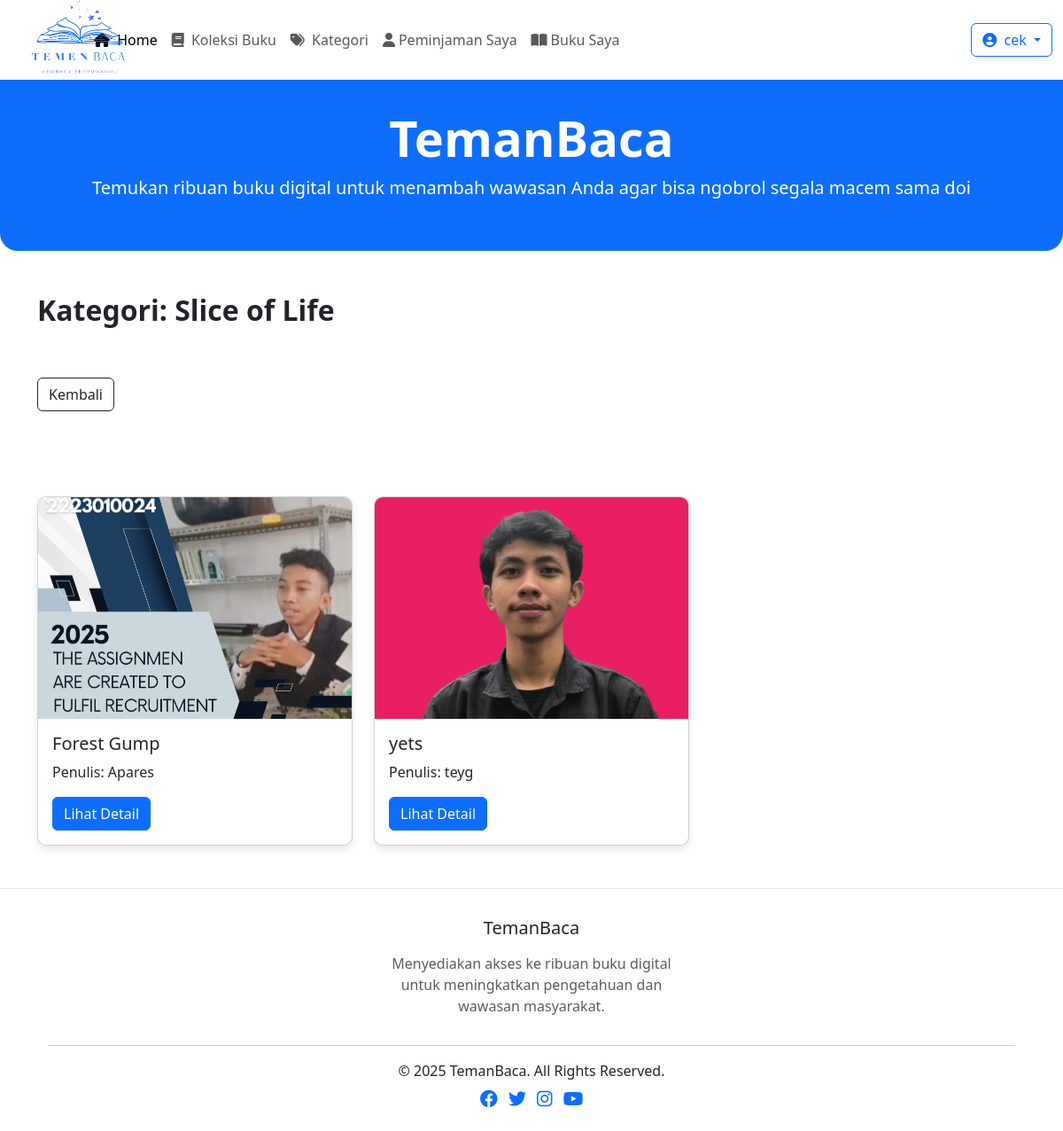
Page /?page=kategoribyid&id=15 (signed in) on the committed database.
### tables this page shows
CREATE TABLE `kategori` (
  `kategoriId` int(11) NOT NULL,
  `nama_kategori` varchar(25) NOT NULL
);

CREATE TABLE `buku` (
  `bukuId` int(11) NOT NULL,
  `judul_buku` varchar(25) NOT NULL,
  `penulis` varchar(25) NOT NULL,
  `penerbit` varchar(25) NOT NULL,
  `gambar_buku` varchar(100) NOT NULL,
  `kategori_id` int(11) NOT NULL,
  `ebook` int(11) NOT NULL,
  `tahun_terbit` date NOT NULL
);

### modul/fungsi/Home.php (called while the page is built, shortened)
<?php
class Home{
    private $conn;
    public function __construct($db){
        $this->conn = $db;
    }
    public function getKategoriById($id) {
        $query = "SELECT nama_kategori FROM kategori WHERE kategoriId = :id";
        $stmt = $this->conn->prepare($query);
        $stmt->bindParam(":id", $id);
        $stmt->execute();
        $result = $stmt->fetch(PDO::FETCH_ASSOC);
        return $result ? $result['nama_kategori'] : 'Kategori Tidak Ditemukan';
    }
    public function getBukuByKategori($kategoriId) {
        $stmt = $this->conn->prepare("SELECT * FROM buku WHERE kategori_id = ?");
        $stmt->execute([$kategoriId]);
        return $stmt->fetchAll(PDO::FETCH_ASSOC);
    }
}
?>

### modul/halaman/bukubykategori.php (the view, shortened to what this page needs)
<?php
$home = new Home($conn);
$kategoriId = isset($_GET['id']) ? $_GET['id'] : 0;
$kategori = $home->getKategoriById($kategoriId);
$bukuList = $home->getBukuByKategori($kategoriId);
?>
<div class="container mt-5">
    <h2 class="fw-bold">Kategori: <?= $kategori ?></h2>
    <a  class="btn btn-outline-dark btn-action mt-5 mb-5" href="?page=kategori">Kembali</a>
    <?php if (empty($bukuList)): ?>
        <div class="alert alert-warning">Belum ada buku di kategori ini.</div>
    <?php else: ?>
        <div class="row row-cols-1 row-cols-md-3 g-4 mt-4">
            <?php foreach ($bukuList as $buku): ?>
                <div class="col">
                    <div class="card h-100">
                        <img src="admin/gambar_buku/<?= $buku['gambar_buku'] ?>" class="card-img-top" alt="Cover Buku">
                        <div class="card-body">
                            <h5 class="card-title"><?= $buku['judul_buku'] ?></h5>
                            <p class="card-text">Penulis: <?= $buku['penulis'] ?></p>
                            <a href="?page=detail_buku&id=<?= $buku['bukuId'] ?>" class="btn btn-primary">Lihat Detail</a>
                        </div>
                    </div>
                </div>
            <?php endforeach; ?>
        </div>
    <?php endif; ?>
</div>

### modul/component/header.php (style rules this page uses)
.card { transition: transform 0.3s; height: 100%; border-radius: 10px; box-shadow: 0 4px 8px rgba(0, 0, 0, 0.1); overflow: hidden; }
.card-img-top { height: 250px; object-fit: cover; }
.btn-action { transition: all 0.3s; }

### rows in the picture
kategori: nama_kategori "Slice of Life"
buku: gambar_buku (picture), judul_buku "Forest Gump", penulis "Apares"
buku: gambar_buku (picture), judul_buku "yets", penulis "teyg"

### other values in the picture
$data['username'] "cek"
